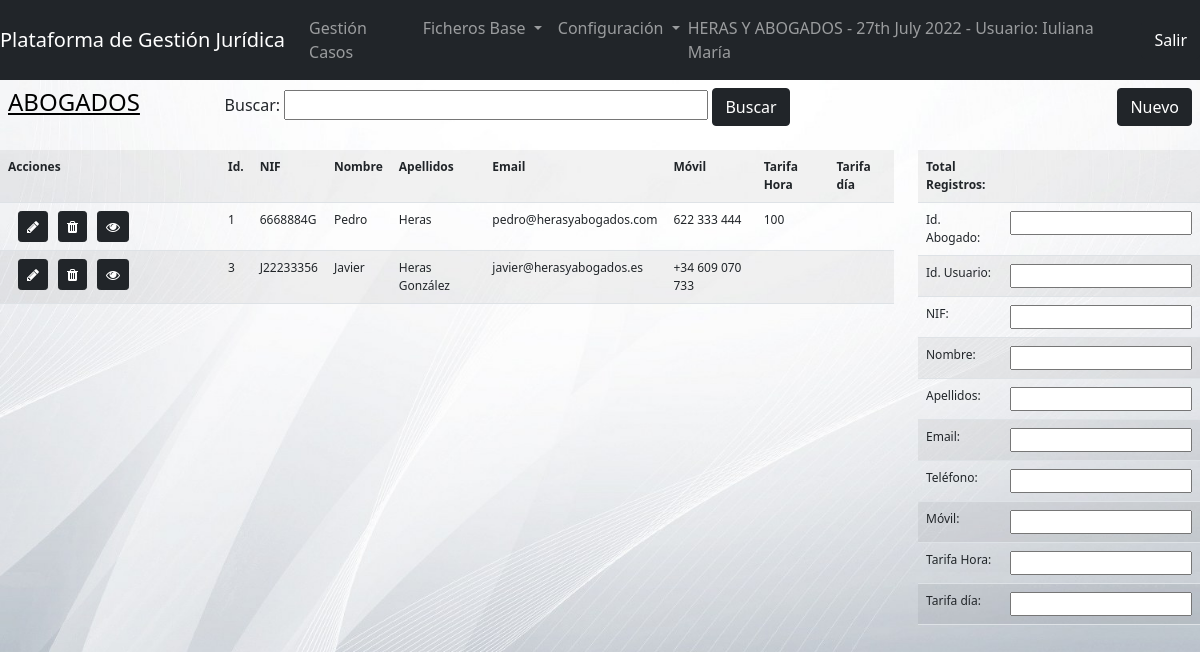
Page /view/employees.php (signed in) on the committed database.
### tables this page shows
CREATE TABLE IF NOT EXISTS `employees` (
  `EMPId` int(11) NOT NULL AUTO_INCREMENT,
  `EMPNatId` varchar(20) DEFAULT NULL,
  `EMPUsrId` varchar(20) DEFAULT NULL,
  `EMPType` varchar(10) DEFAULT NULL,
  `EMPName` varchar(75) NOT NULL,
  `EMPLastName` varchar(100) DEFAULT NULL,
  `EMPEmail` varchar(150) DEFAULT NULL,
  `EMPPhone` varchar(20) DEFAULT NULL,
  `EMPMobile` varchar(20) DEFAULT NULL,
  `EMPRateHour` float DEFAULT NULL,
  `EMPRateDay` float DEFAULT NULL,
  `EMPNotes` varchar(250) DEFAULT NULL,
  `EMPDateInsert` datetime DEFAULT NULL,
  `EMPInsertBy` varchar(50) DEFAULT NULL,
  `EMPDateUpdate` datetime DEFAULT NULL,
  `EMPUpdateBy` varchar(50) DEFAULT NULL,
  PRIMARY KEY (`EMPId`)
);

### model/dbcrud.php (called while the page is built, shortened)
<?php
    class dbcrud {
        public function sql ($sql){
            $dbConn = new dbconn();
            $dbConn->connect();
            $conn = $dbConn->getConn();
            $result = $conn->query($sql);
            return $result;
        }
    }
?>

### controller/cntEmployee.php (the view, shortened to what this page needs)
<?php
    include_once '../model/dbcrud.php';
    function selectEmployees(){
        $empCrud = new dbcrud();
        if (isset ($_SESSION['empfilter'])) {
            $filter = $_SESSION['empfilter'];
            $sql = "SELECT * FROM employees WHERE EMPName LIKE '%:filter%' OR EMPLastName LIKE '%:filter%' OR EMPEmail LIKE '%:filter%'";
            $sql = str_replace(':filter', $filter, $sql);
        }
        else {
            $sql = "SELECT * FROM employees";
        }
        echo '<tr>'
                . '<th style="width:220px">Acciones</th><th>Id.</th><th>NIF</th><th>Nombre</th><th>Apellidos</th><th>Email</th><th>Móvil</th><th>Tarifa Hora</th><th>Tarifa día</th>'
           . '</tr>';
        $result = $empCrud->sql($sql);
        if ($result->num_rows > 0) {
          while($row = $result->fetch_assoc()) {
            echo '<tr><td><a href="employeedata.php?empupdate&empid='.$row["EMPId"].'" target="_blank" class="btn btn-dark btn-sm" role="button" data-toggle="tooltip" data-placement="top" title="Editar" style="margin-left: 10px"><i class="fa fa-pencil" aria-hidden="true"></i></a>'
                    .'<a href="employeedata.php?empdelete&empid='.$row["EMPId"].'" target="_blank" class="btn btn-dark btn-sm" role="button" data-toggle="tooltip" data-placement="top" title="Eliminar" style="margin-left: 10px"><i class="fa fa-trash" aria-hidden="true"></i></a>'
                    .'<a href="employees.php?empid='.$row["EMPId"].'" class="btn btn-dark btn-sm" role="button" data-toggle="tooltip" data-placement="top" title="Ver" style="margin-left: 10px"><i class="fa fa-eye" aria-hidden="true"></i></a></td>'
                    . '<td>'.$row["EMPId"].'</td><td>'.$row["EMPNatId"].'</td><td>'.$row["EMPName"].'</td>'
                    . '<td>'.$row["EMPLastName"].'</td><td>'.$row["EMPEmail"].'</td><td>'.$row["EMPMobile"].'</td><td>'.$row["EMPRateHour"].'</td><td>'.$row["EMPRateDay"].'</td>'
                .'</tr>';
            }
        }
        else {
            $_SESSION['numemp'] = 0;
        }
    }
    function showEmp($idemp){
        $crud = new dbcrud();
        $sql = "SELECT * FROM employees WHERE EMPId = " . $idemp;
        $result = $crud->sql($sql);
        if ($result->num_rows > 0) {
            while($row = $result->fetch_assoc()) {
            echo '<tr><td>Id. Abogado:</td><td><input type="text" name="empid" readonly="true" value="'.$row["EMPId"].'"></td></tr>'
                . '<tr><td>Id. Usuario:</td><td><input type="text" name="empusrid" value="'.$row["EMPUsrId"].'"></td></tr>'
                . '<tr><td>NIF:</td><td><input type="text" name="empnatid" value="'.$row["EMPNatId"].'"></td></tr>'
                . '<tr><td>Nombre:</td><td><input type="text" name="empname" value="'.$row["EMPName"].'"></td></tr>'
                . '<tr><td>Apellidos:</td><td><input type="text" name="emplastname" value="'.$row["EMPLastName"].'"></td></tr>'
                . '<tr><td>Email:</td><td><input type="text" name="empemail" value="'.$row["EMPEmail"].'"></td></tr>'
                . '<tr><td>Teléfono:</td><td><input type="text" name="empphone" value="'.$row["EMPPhone"].'"></td></tr>'
                . '<tr><td>Móvil:</td><td><input type="text" name="empmobile" value="'.$row["EMPMobile"].'"></td></tr>'
                . '<tr><td>Tarifa Hora:</td><td><input type="text" name="empratehour" value="'.$row["EMPRateHour"].'"></td></tr>'
                . '<tr><td>Tarifa día:</td><td><input type="text" name="emprateday" value="'.$row["EMPRateDay"].'"></td></tr>';
            }
        } else {
            echo '<tr><td>Id. Abogado:</td><td><input type="text" name="empid" readonly="true" value=""></td></tr>'
                . '<tr><td>Id. Usuario:</td><td><input type="text" name="empusrid" value=""></td></tr>'
                . '<tr><td>NIF:</td><td><input type="text" name="empnatid" value=""></td></tr>'
                . '<tr><td>Nombre:</td><td><input type="text" name="empname" value=""></td></tr>'
                . '<tr><td>Apellidos:</td><td><input type="text" name="emplastname" value=""></td></tr>'
                . '<tr><td>Email:</td><td><input type="text" name="empemail" value=""></td></tr>'
                . '<tr><td>Teléfono:</td><td><input type="text" name="empphone" value=""></td></tr>'
                . '<tr><td>Móvil:</td><td><input type="text" name="empmobile" value=""></td></tr>'
                . '<tr><td>Tarifa Hora:</td><td><input type="text" name="empratehour" value=""></td></tr>'
                . '<tr><td>Tarifa día:</td><td><input type="text" name="emprateday" value=""></td></tr>';
        }
    }
?>

### view/css/globalstyles.css (style rules this page uses)
.bgsilver { background-image: url('../imgs/bg04.jpg'); background-repeat: no-repeat; background-attachment: fixed; background-size: cover; }

### rows in the picture
employees: EMPId "1", EMPNatId "6668884G", EMPName "Pedro", EMPLastName "Heras", EMPEmail "pedro@herasyabogados.com", EMPMobile "622 333 444", EMPRateHour "100"
employees: EMPId "3", EMPNatId "J22233356", EMPName "Javier", EMPLastName "Heras González", EMPEmail "javier@herasyabogados.es", EMPMobile "+34 609 070 733"

### other values in the picture
$_SESSION['username'] "Iuliana María"
